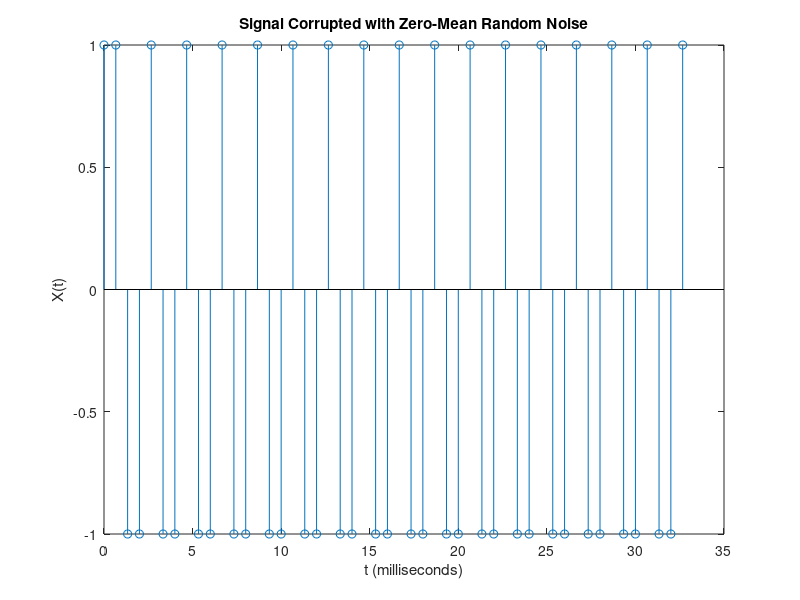
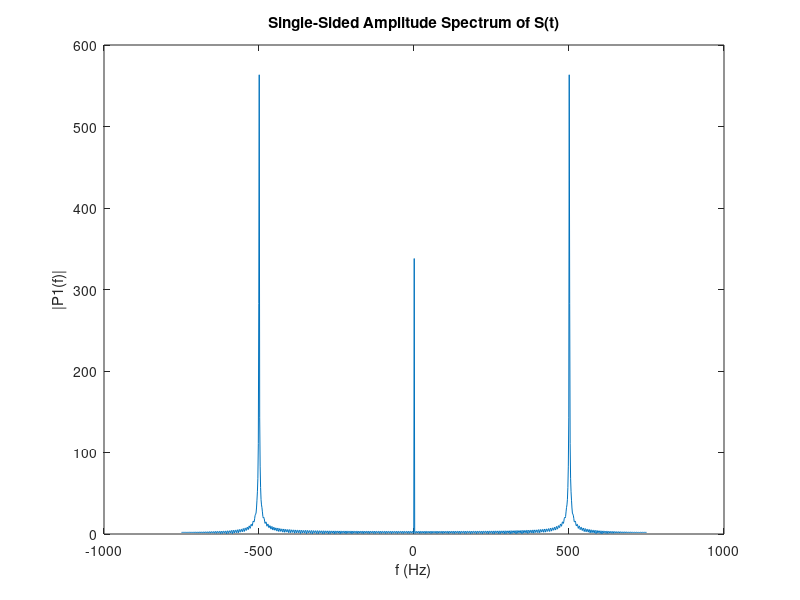

The MATLAB source for these figures, in order:
%% Noisy Signal
% Use Fourier transforms to find the frequency components of a signal buried 
% in noise.
% 
% Specify the parameters of a signal with a sampling frequency of 1 kHz and
% a signal duration of 1 second.

% Copyright 2015 The MathWorks, Inc.
close all


Fs = 1500;            % Sampling frequency                    
T = 1/Fs;             % Sampling period       
L = 2000;             % Length of signal
t = (0:L-1)*T;        % Time vector
%% 
% Form a signal containing a 50 Hz sinusoid of amplitude 0.7 and a 120 Hz 
% sinusoid of amplitude 1.

S = ((0.7*sin(2*pi*500*t))>=0)-1*((0.7*sin(2*pi*500*t))<0)

%% 
% Corrupt the signal with zero-mean white noise with a variance of 4.

X = S ;
%% 
% Plot the noisy signal in the time domain. It is difficult to identify 
% the frequency components by looking at the signal |X(t)|. 

stem(1000*t(1:50),X(1:50))
title('Signal Corrupted with Zero-Mean Random Noise')
xlabel('t (milliseconds)')
ylabel('X(t)')
%% 
% Compute the Fourier transform of the signal. 


%%
% Compute the two-sided spectrum |P2|.  Then compute the single-sided
% spectrum |P1| based on |P2| and the even-valued signal length |L|.

%% 
% Define the frequency domain |f| and plot the single-sided amplitude
% spectrum |P1|.  The amplitudes are not exactly at 0.7 and 1, as expected, because of the added 
% noise. On average, longer signals produce better frequency approximations.


%% 
% Now, take the Fourier transform of the original, uncorrupted signal and 
% retrieve the exact amplitudes, 0.7 and 1.0.

Y = fft(S,1024);
f=(Fs/2)*linspace(-1,1,1024);
Y1=fftshift(Y);
figure

plot(f,abs(Y1)) 
title('Single-Sided Amplitude Spectrum of S(t)')
xlabel('f (Hz)')
ylabel('|P1(f)|')